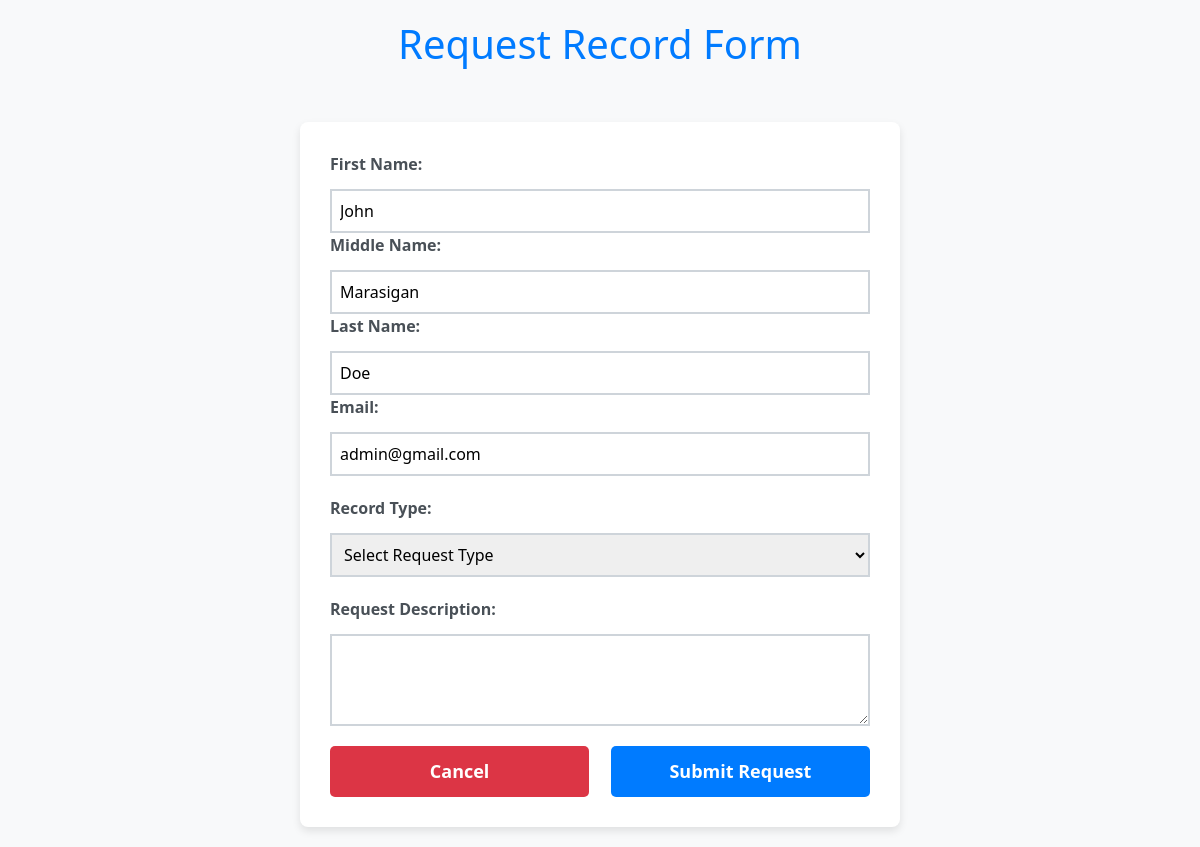
The page /residentdashboard/request_record.php (signed in) on the database its author committed.
### tables this page shows
CREATE TABLE `users` (
  `ID_No` int(11) NOT NULL,
  `Role` varchar(20) DEFAULT 'unverified',
  `Email` varchar(255) DEFAULT NULL,
  `Password` varchar(255) NOT NULL,
  `F_Name` varchar(255) NOT NULL,
  `M_Name` varchar(255) DEFAULT NULL,
  `L_Name` varchar(255) NOT NULL,
  `BirthDate` date NOT NULL,
  `Contact_No` varchar(255) NOT NULL,
  `Gender` varchar(255) NOT NULL,
  `Civil_Status` varchar(255) NOT NULL,
  `Nationality` varchar(255) NOT NULL,
  `Barangay` varchar(255) NOT NULL,
  `Subdivision` varchar(255) NOT NULL,
  `Street_Name` varchar(255) NOT NULL,
  `Block` int(5) NOT NULL,
  `Lot` int(5) NOT NULL,
  `uploads` int(11) NOT NULL,
  `Profile_Picture` varchar(255) DEFAULT NULL,
  `Signature` varchar(255) DEFAULT NULL
);

### config/sample_class.php (called while the page is built, shortened)
<?php
class sample_class {
    private $server = 'localhost';
    private $user   = 'root';
    private $hashpass   = '';
    private $db     = 'records_management_system_db';
    private $pdo;
    public function __construct() {
        $this->conn = new mysqli($this->server, $this->user, $this->hashpass, $this->db);
    }
    public function db_connect()
    {
        $this->pdo = null;
        try {
            $this->pdo = new PDO("mysql:host=" . $this->server . ";dbname=" . $this->db, $this->user, $this->hashpass);
            $this->pdo->setAttribute(PDO::ATTR_ERRMODE, PDO::ERRMODE_EXCEPTION);
        } catch (PDOException $e) {
            echo "Connection failed: " . $e->getMessage();
            exit;
        }
    }
    public function fetchUser($ID_No)
    {
        $query = "SELECT ID_No, F_Name, M_Name, L_Name, Email, Contact_No, `Role` FROM users WHERE ID_No = :ID_No";
        $stmt = $this->pdo->prepare($query);
        $stmt->bindValue(':ID_No', $ID_No);
        if ($stmt->execute()) {
            $user = $stmt->fetch(PDO::FETCH_ASSOC);
            return $user;
        } else {
            echo "Error executing query for ID_No: " . htmlentities($ID_No);
        }
        return false;
    }
}
?>

### residentdashboard/request_record.php (the view, shortened to what this page needs)
<?php
    $conn = new sample_class();
if(isset($_SESSION['ID_No'])) {
    $ID_No = trim($_SESSION['ID_No']);
    $user = $conn->fetchUser($ID_No);
    if($user) {
        $F_Name = $user['F_Name'];
        $M_Name = $user['M_Name'];
        $L_Name = $user['L_Name'];
        $Email = $user['Email'];
    } else {
        $F_Name = "";
        $M_Name = "";
        $L_Name = "";
        $Email = "";
        $Contact_No = "";
    }
} else {
    header("Location: login.php");
    exit();
}
?>
<!DOCTYPE html>
<html lang="en">
<head>
    <link href="https://stackpath.bootstrapcdn.com/bootstrap/4.5.2/css/bootstrap.min.css" rel="stylesheet">
</head>
<body>
    <h1>Request Record Form</h1><br>
    <form id="requestForm" method="post" action="">
        <div class="request-info">
            <label for="RF_Name">First Name:</label>
            <input type="text" id="RF_Name" name="RF_Name" value="<?php echo $F_Name; ?>" required>
            <label for="RM_Name">Middle Name:</label>
            <input type="text" id="RM_Name" name="RM_Name" value="<?php echo $M_Name; ?>" required>
            <label for="RL_Name">Last Name:</label>
            <input type="text" id="RL_Name" name="RL_Name" value="<?php echo $L_Name; ?>" required>
            <label for="Email">Email:</label>
            <input type="email" id="Email" name="Email" value="<?php echo $Email; ?>" required>
        </div>
        <div class="request-info">
            <label for="Request_Type">Record Type:</label>
            <select id="Request_Type" name="Request_Type" required>
                <option value="" disabled selected>Select Request Type</option>
            </select>
        </div>
        <div class="request-info">
            <label for="Request_Reason">Request Description:</label>
            <textarea id="Request_Reason" name="Request_Reason" rows="3" required></textarea>
        </div>
        <div class="action-buttons">
        <button type="button" class="cancel-btn" onclick="if(confirmCancel()) window.location.href='residentdashboard.php'">Cancel</button>
            <button type="submit" class="submit-btn" onclick="return confirmSubmit()">Submit Request</button>
        </div>
    </form>
</body>
</html>

### residentdashboard/request_record.php (style rules this page uses)
body { font-family: 'Segoe UI', Tahoma, Geneva, Verdana, sans-serif; background-color: #f8f9fa; margin: 0; padding: 20px; }
h1 { text-align: center; color: #007bff; margin-bottom: 30px; }
form { max-width: 600px; margin: auto; background-color: #ffffff; padding: 30px; border-radius: 8px; box-shadow: 0 4px 8px rgba(0, 0, 0, 0.1); }
.request-info { margin-bottom: 20px; }
.request-info label { font-weight: bold; color: #495057; }
.request-info input, .request-info select, .request-info textarea { width: 100%; padding: 8px; margin-top: 5px; border: 2px solid #ced4da; transition: border-color 0.3s ease, box-shadow 0.3s ease; }
.action-buttons { display: flex; justify-content: space-between; margin-top: 20px; }
.submit-btn, .cancel-btn { width: 48%; padding: 12px; font-size: 18px; font-weight: bold; border-radius: 5px; cursor: pointer; transition: background-color 0.3s ease; }
.submit-btn { background-color: #007bff; color: white; border: none; }
.cancel-btn { background-color: #dc3545; color: white; border: none; }

### rows shown on the page
users: RF_Name "John", RM_Name "Marasigan", RL_Name "Doe", Email "admin@gmail.com"
